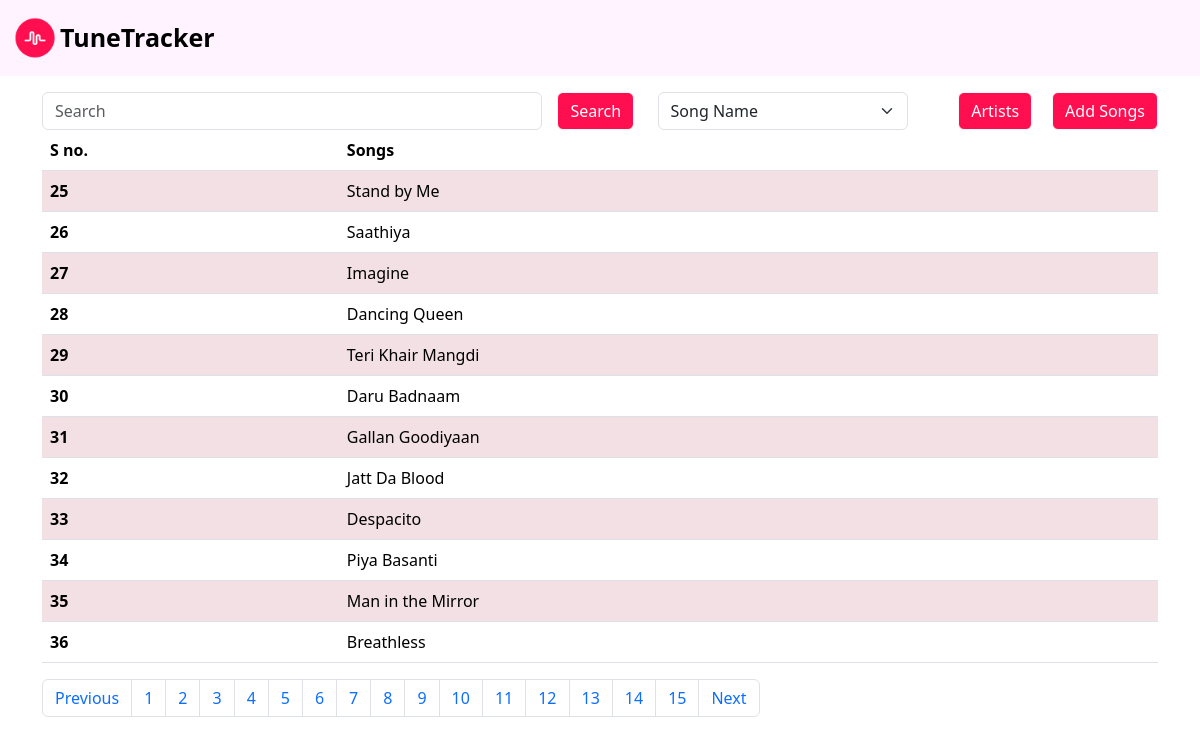
/?page=3, run on the app's committed database.
### TuneTracker/models.py (models this page shows, shortened)
class Song(models.Model):
    title = models.CharField(max_length=100)
    artist = models.ForeignKey(Artist, on_delete=models.CASCADE, null=True, related_name='songs', db_column='artist_id')

### TuneTracker/views.py (the view)
# urls.py: path('', list_of_songs, name="list_of_songs"),
def list_of_songs(request):
    if request.GET.get('optionFilter'):
        optionFilter = request.GET.get('optionFilter')
    queryset = Song.objects.all()
    search = ''
    if request.GET.get('search'):
        search = request.GET.get('search')
        lookup = {f"{optionFilter}__startswith": search}
        query = Q(**lookup)
        queryset = queryset.filter(query)
    paginator = Paginator(queryset, 12)  # Show 15 songs per page.
    a = math.ceil(len(queryset)/12)
    page_number = request.GET.get("page",1)
    page_obj = paginator.get_page(page_number)
    return render(request, "song_list.html", {'queryset' : page_obj, "range": range(a), "search" : search})

### TuneTracker/templates/song_list.html (shortened to what this page needs)
{% extends "base.html"%}
{% block start %}
<div class = "container mt-3">
  <form id="searchForm" method="GET">
    <div style="display: flex; align-items: center; justify-content: space-between;">
        <span style="flex: 2;">
            <input class="form-control" value="{{search}}" name="search" placeholder="Search">
        </span>
        <span style="flex: 0.4; margin-left: 15px">
            <button type="submit" style="background-color: #ff0f50; color: white;" class="btn btn-light">Search</button>
        </span>
        <span style="flex: 1; width: 200px;">
            <select class="form-select" aria-label="Default select example" name="optionFilter" style="width: 100%;">
                <option selected value="title">Song Name</option>
            </select>
        </span>
        <span style="flex: 1; margin-left: auto; display: flex; align-items: center;">
            <button style="background-color: #ff0f50; color: white; margin-left: auto;" class="btn btn-light" onclick=redirectToArtist(event)>Artists</button>
            <button style="background-color: #ff0f50; color: white; margin-left: 20px;" class="btn btn-light" onclick=redirectToAddSongs(event)>Add Songs</button>
        </span>
    </div>
</form>
  <table class="table table-striped table-hover">
    <thead>
        <tr>
            <th scope="col">S no.</th>
            <th scope="col">Songs</th>
        </tr>
    </thead>
    <tbody>
        {% for song in queryset %}
        <tr class="table-row" data-href="{% url 'song_details' song.id %}">
            <th scope="row">{{ queryset.start_index|add:forloop.counter0 }}</th>
            <td>{{ song.title }}</td>
        </tr>
        {% endfor %}
    </tbody>
</table>
  <nav aria-label="Page navigation example">
      <ul class="pagination">
      {% if queryset.has_previous %}
        <li class="page-item"><a class="page-link" href="?page={{ queryset.previous_page_number }}">Previous</a></li>
      {% endif %}
      {% for i in range %}
        <li class="page-item"><a class="page-link" href="?page={{ i|add:1 }}">{{ i|add:1 }}</a></li>
      {% endfor %}
      {% if queryset.has_next %}
        <li class="page-item"><a class="page-link" href="?page={{ queryset.next_page_number }}">Next</a></li>
      {% endif %}
      </ul>
    </nav>
</div>
{% endblock %}

### TuneTracker/static/style1.css (style rules this page uses)
.table-row { cursor: pointer; transition: background-color 0.3s; }
.table-striped>tbody>tr:nth-child(odd)>td, .table-striped>tbody>tr:nth-child(odd)>th { background-color: #ff0f5014; }

### data on the page
Song: start_index|add "25", title "Stand by Me"
Song: start_index|add "26", title "Saathiya"
Song: start_index|add "27", title "Imagine"
Song: start_index|add "28", title "Dancing Queen"
Song: start_index|add "29", title "Teri Khair Mangdi"
Song: start_index|add "30", title "Daru Badnaam"
Song: start_index|add "31", title "Gallan Goodiyaan"
Song: start_index|add "32", title "Jatt Da Blood"
Song: start_index|add "33", title "Despacito"
Song: start_index|add "34", title "Piya Basanti"
Song: start_index|add "35", title "Man in the Mirror"
Song: start_index|add "36", title "Breathless"

### other printed values
{{ i|add:1 }} "1" "2" "3" "4" "5" "6" "7" "8" "9" "10" "11" "12" "13" "14" "15"
